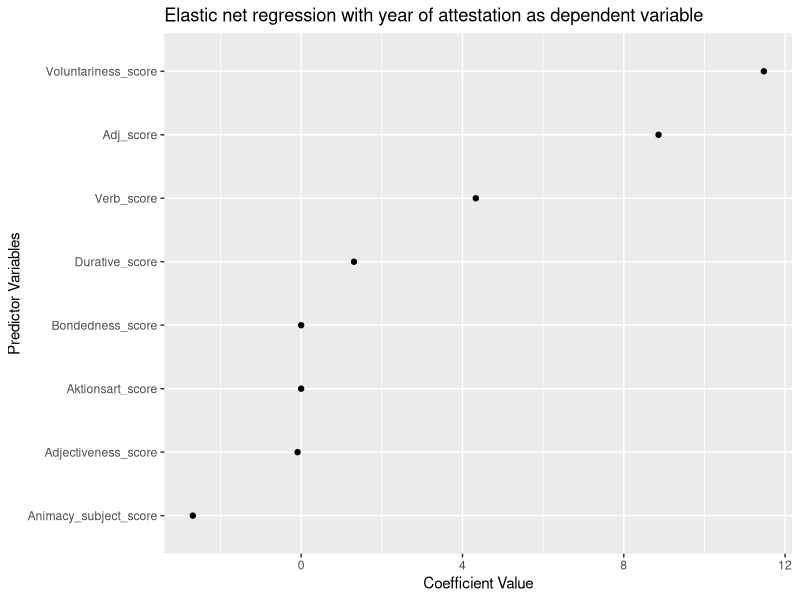
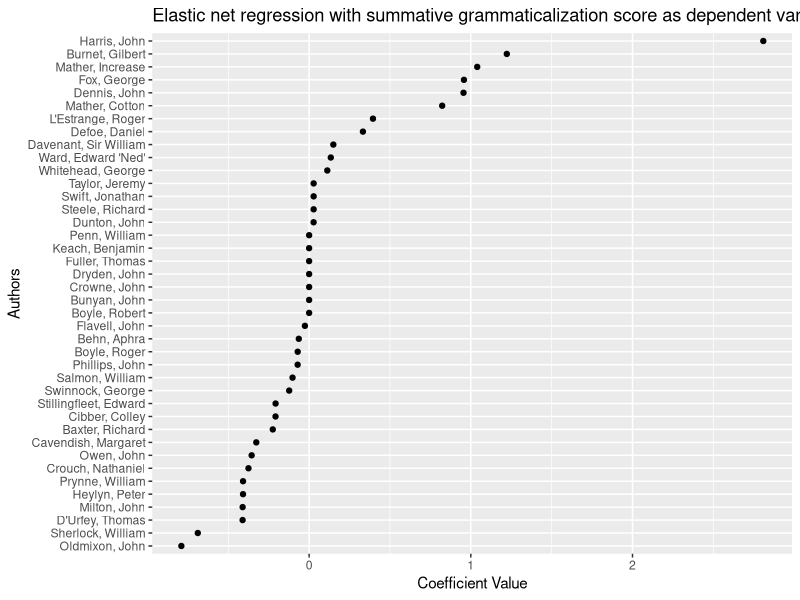

Reproduce these figures in R, in order.
#### Read libraries ####
library(readxl)
library(stats)
library(dplyr)
library(lme4)
library(ggplot2)
library(car)
library(glmnet)
library(tibble)

#### Read dataset ####
keep <- read_xlsx("Keep_Ving_Dataset.xlsx", 
                  sheet=1, 
                  col_names = TRUE)

# Drop "double" annotations used for collexeme analysis
keep <- subset(keep, ID!="double")


#### Grammaticalization Scores ####

keep$Score <- keep$Adj_score + 
  keep$Verb_score + 
  keep$Durative_score +
  keep$Aktionsart_score + 
  keep$Animacy_subject_score +
  keep$Bondedness_score +
  keep$Adjectiveness_score +
  keep$Voluntariness_score

#### Grammaticalization variable selection with elastic net regression ####

# Predictor variables
X <- as.matrix(keep[, c("Adj_score", "Verb_score", "Durative_score", "Aktionsart_score", 
                        "Animacy_subject_score", "Bondedness_score", "Adjectiveness_score", 
                        "Voluntariness_score")])

# Dependent variable
y <- keep$textDate  

# Set seed for reproducibility
set.seed(50)

# Define alphas to test
alphas <- seq(0, 1, by = 0.1)

# Initialize an empty dataframe to store results
results <- tibble(alpha = numeric(), lambda = numeric(), mse = numeric(), non_zero = numeric())

# Set up the cross-validation loop
for (i in seq_along(alphas)) {
  alpha <- alphas[i]
  
  # Fit the model using cross-validation: mean squared error --> cv.glmnet()
  cvfit <- cv.glmnet(X, y, alpha = alpha, type.measure = "mse")
  
  # Extract the lambda value for minimum MSE
  lambda_min <- cvfit$lambda.min
  
  # Extract mean squared error for lambda.min
  mse_min <- cvfit$cvm[which(cvfit$lambda == lambda_min)]
  
  # Extract non-zero coefficients
  non_zero <- cvfit$nzero[which(cvfit$lambda == lambda_min)]
  
  # Combine alpha, lambda, mse, and non-zero coefficients into a dataframe
  alpha_lambda_mse <- tibble(
    alpha = alpha,
    lambda = lambda_min,
    mse = mse_min,
    non_zero = non_zero
  )
  
  # Append to results dataframe
  results <- bind_rows(results, alpha_lambda_mse)
}

# Print results
print(results)

# Train model with best alpha and lambda from results
variables_enet_model <- glmnet(X, y, alpha = 0.6, lambda = lambda_min)

# Get coefficients
coefficients <- coef(variables_enet_model)

# Print coefficients
print(coefficients)

# Extract coefficients and variable names
coef_values <- as.matrix(coefficients)[-1, ]  # Exclude intercept
variable_names <- names(coef_values)

# Convert coefficients to a data frame
coef_df <- data.frame(variable = variable_names, coefficient = coef_values)

# Arrange the data frame by coefficient value in descending order
coef_df <- coef_df %>%
  arrange(desc(coefficient))

# Create scatter plot with flipped axes
ggplot(coef_df, aes(x = coefficient, y = reorder(variable, coefficient))) +
  geom_point(color = "black") +
  labs(title = "Elastic net regression with year of attestation as dependent variable",
       x = "Coefficient Value", y = "Predictor Variables") +
  theme(axis.text.y = element_text(hjust = 1, vjust = 0.5))

#### Author level ####

# One-hot encode author
encoded_authors <- model.matrix(~ author - 1, data = keep)

# Prepare the data
X_authors <- encoded_authors  # Predictor variables
y_score <- keep$Score  # Dependent variable

# Define alphas to test
alphas <- seq(0, 1, by = 0.1)

# Initialize an empty dataframe to store results
results_authors <- tibble(alpha = numeric(), lambda = numeric(), mse = numeric(), non_zero = numeric())

# Set up the cross-validation loop
for (i in seq_along(alphas)) {
  alpha <- alphas[i]
  
  # Fit the model using cross-validation: mean squared error --> cv.glmnet()
  cvfit <- cv.glmnet(X_authors, y_score, alpha = alpha, type.measure = "mse")
  
  #Extract the lambda value for minimum MSE
  lambda_min <- cvfit$lambda.min
  
  # Extract mean squared error for lambda.min
  mse_min <- cvfit$cvm[which(cvfit$lambda == lambda_min)]
  
  # Extract non-zero coefficients
  non_zero <- cvfit$nzero[which(cvfit$lambda == lambda_min)]
  
  # Combine alpha, lambda, mse, and non-zero coefficients into a dataframe
  alpha_lambda_mse <- tibble(
    alpha = alpha,
    lambda = lambda_min,
    mse = mse_min,
    non_zero = non_zero
  )
  
  # Append to results dataframe
  results_authors <- bind_rows(results_authors, alpha_lambda_mse)
}

# Print results
print(results_authors)

# Refit the model with the best lambda
authors_enet_model <- glmnet(X_authors, y_score, alpha = 0.2, lambda = 0.112)

# Get coefficients
author_coefficients <- coef(authors_enet_model)

# Extract coefficients and author names
author_coef_values <- as.matrix(author_coefficients)[-1, ]  # Exclude intercept
author_names <- names(author_coef_values)

# Convert coefficients to a data frame
author_coef_df <- data.frame(variable = author_names, coefficient = author_coef_values)

# Arrange the data frame by coefficient value in descending order
author_coef_df <- author_coef_df %>%
  arrange(desc(coefficient))

# Clean up data frame
author_coef_df$variable <- sub("^author", "", author_coef_df$variable)

# Create scatter plot with flipped axes
ggplot(author_coef_df, aes(x = coefficient, y = reorder(variable, coefficient))) +
  geom_point(color = "black") +
  labs(title = "Elastic net regression with summative grammaticalization score as dependent variable",
       x = "Coefficient Value", y = "Authors") +
  theme(axis.text.y = element_text(hjust = 1, vjust = 0.5))
